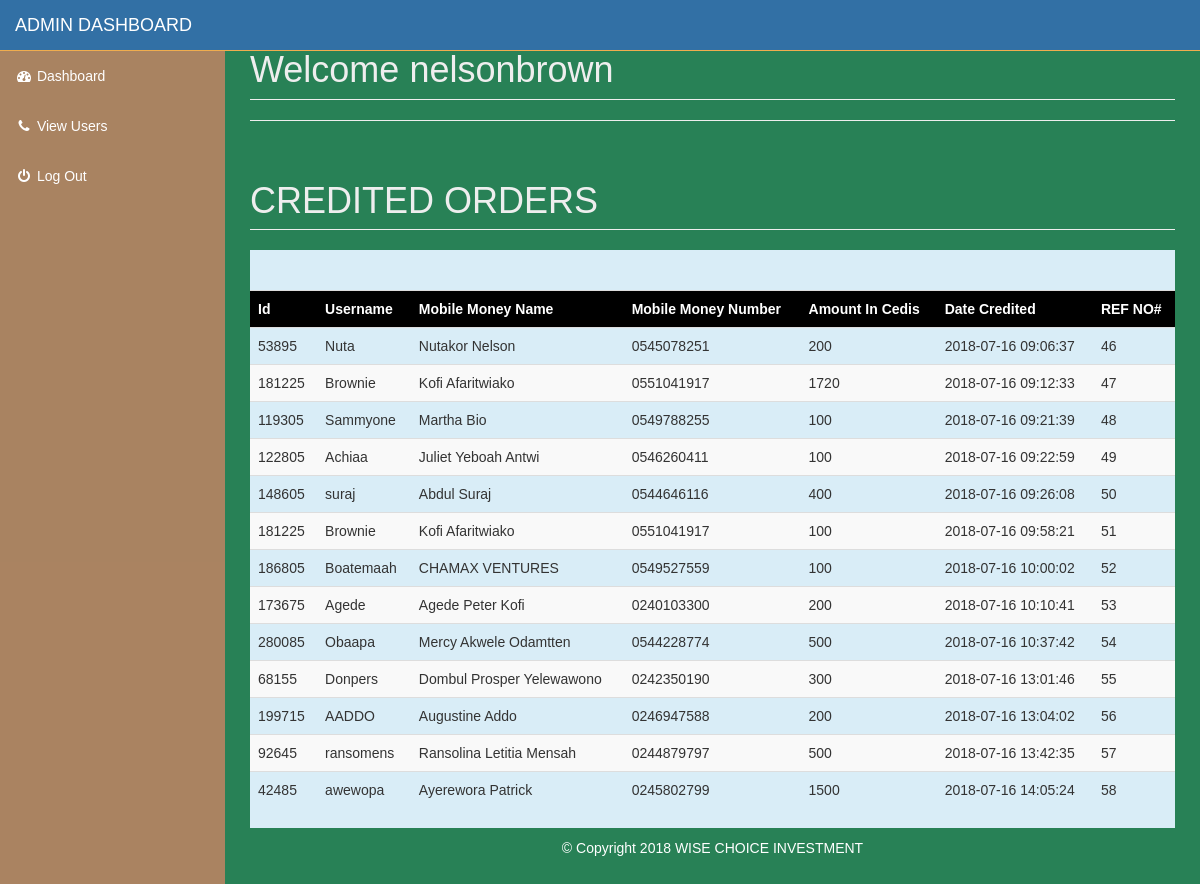
Page /credited_order.php (signed in) on the committed database.
### tables this page shows
CREATE TABLE `tp_credited` (
  `tp_credited_id` int(11) NOT NULL,
  `tp_user_unique_id` int(10) NOT NULL,
  `tp_username` varchar(100) NOT NULL,
  `tp_user_mobile_number` varchar(100) NOT NULL,
  `tp_mobile_money_name` varchar(100) NOT NULL,
  `tp_amount_cedis` int(10) NOT NULL,
  `tp_amount_coin` float NOT NULL,
  `tp_user_contact` varchar(100) NOT NULL,
  `tp_credited_time` timestamp NOT NULL DEFAULT CURRENT_TIMESTAMP,
  `tp_paid` int(1) NOT NULL DEFAULT '0'
);

### credited_order.php (the view, shortened to what this page needs)
<?php
require_once "includes/dbconfig.php";
?>
    <!DOCTYPE html>
    <html lang="en">
    <head>
        <link href="css/bootstrap.min.css" rel="stylesheet">
        <link href="css/sb-admin.css" rel="stylesheet">
        <link href="css/mystyle.css" rel="stylesheet">
        <link href="font-awesome/css/font-awesome.min.css" rel="stylesheet" type="text/css">
    </head>
    <body>
        <div id="wrapper">
            <nav class="navbar navbar-inverse navbar-fixed-top" role="navigation">
                <div class="navbar-header">
                    <a class="navbar-brand" href="index.html">ADMIN DASHBOARD</a>
                </div>
                <div class="collapse navbar-collapse navbar-ex1-collapse">
                    <ul id="suraj-left-nav" class="nav navbar-nav side-nav">
                        <li>
                            <a href="admin_dashboard.php"><i class="fa fa-fw fa-dashboard"></i> Dashboard</a>
                        </li>
                        <li>
                            <a href="users.php"><i class="fa fa-fw fa-phone"></i> View Users</a>
                        </li>
                        <li>
                            <a href="admin_logout.php"><i class="fa fa-fw fa-power-off"></i> Log Out</a>
                        </li>
                    </ul>
                </div>
            </nav>
            <div id="page-wrapper">
                <div class="container-fluid">
                    <div class="row">
                        <div class="col-lg-12">
                            <h1 class="page-header">
                                <marquee> Welcome
                                    <?php  echo $_SESSION['admin_username']  ?> </marquee>
                            </h1>
                                <hr/>
                                            <div class="row">
                                    <div class="col-lg-12">
                                        <h1 class="page-header">
                                           CREDITED ORDERS
                                        </h1>
                                        <div id="user-list" class="table-responsive">
                                            <table class="table table-striped table-advance table-hover">
                                                <tbody>
                                                    <tr class="table-head">
                                                        <th><i class="icon_profile"></i> Id</th>
                                                        <th><i class="icon_profile"></i> Username</th>
                                                        <th><i class="icon_profile"></i> Mobile Money Name</th>
                                                        <th><i class="icon_mail_alt"></i>Mobile Money Number</th>
                                                        <th><i class="icon_mobile"></i> Amount In Cedis</th>
                                                        <th><i class="icon_mobile"></i> Date Credited</th>
                                                        <th><i class="icon_mobile"></i> REF NO#</th>
                                                    </tr>
                                                    <row>
                                                        <div class="col-md-12 col-sm-12 col-xs-12">
                                                        </div>
                                                    </row>
                                                    <br><br>
                            <?php
                                       $credited_query = mysqli_query($con,'SELECT * FROM tp_credited ORDER BY tp_credited_id ASC');
                                          while($credited_row=mysqli_fetch_assoc( $credited_query )){
                                                    $credited_user_unique_id = $credited_row['tp_user_unique_id'];
                                                    $credited_username = $credited_row['tp_username'];
                                                    $credited_user_momo_name = $credited_row['tp_mobile_money_name'];
                                                    $credited_user_momo_number = $credited_row['tp_user_mobile_number'];
                                                    $credited_user_amount_cedis = $credited_row['tp_amount_cedis'];
                                                    $credited_user_date = $credited_row['tp_credited_time'];
                                                    $credited_ref_no =  $credited_row['tp_credited_id'];
                        ?>
                                                        <tr>
                                                            <td>
                                                                <?php  echo $credited_user_unique_id ?>
                                                            </td>
                                                            <td>
                                                                <?php echo $credited_username ?>
                                                            </td>
                                                            <td>
                                                                <?php echo $credited_user_momo_name ?>
                                                            </td>
                                                            <td>
                                                                <?php echo $credited_user_momo_number ?>
                                                            </td>
                                                            <td>
                                                                <?php echo  $credited_user_amount_cedis  ?>
                                                            </td>
                                                            <td>
                                                                 <?php echo $credited_user_date ?>
                                                            </td>
                                                             <td>
                                                                 <?php echo $credited_ref_no; ?>
                                                            </td>
                                                        </tr>
                                                        <?php   } ?>
                                                </tbody>
                                            </table>
                                        </div>
                                    </div>
                                </div>
                        </div>
                    </div>
                </div>
            <div class="footer">
                <p>&copy; Copyright 2018 WISE CHOICE INVESTMENT </p>
            </div>
    </body>
    </html>

### css/sb-admin.css (style rules this page uses)
body { margin-top: 100px; ackground-color: #222; background-color: #238; }
@media (min-width:768px) { body { margin-top: 50px; } }
#wrapper { padding-left: 0; }
#page-wrapper { width: 100%; padding: 0; background-color: #2fc72b87; }
@media (min-width:768px) { #wrapper { padding-left: 225px; } }
@media (min-width:768px) { #page-wrapper { padding: 10px; } }
@media (min-width:768px) { .side-nav { position: fixed; top: 51px; left: 225px; width: 225px; margin-left: -225px; border: none; border-radius: 0; overflow-y: auto; ackground-color: #222; background-color: #234; bottom: 0; overflow-x: hidden; padding-bottom: 40px; } }
@media (min-width:768px) { .side-nav>li>a { width: 225px; olor: #fff !important; } }
th { background-color: #000; color:#fff; }
.page-header { color: #eee; }
.footer { height: 50px; }
.footer p { color:#fff; text-align: center; padding: 10px; }
nav { background: red; color:#fff; }

### css/mystyle.css (style rules this page uses)
body { margin: 0; padding: 0; height: 100%; font-family: Arial, Helvetica, sans-serif; -webkit-background-size: cover; -moz-background-size: cover; -o-background-size: cover; }
.side-nav { background-color: #f0ad4ea8; color: #f5f5f5; }
.nav li a { color:#fff; }
.side-nav li a { color:#fff; }
#user-list { background-color: #d9edf7; }

### rows in the picture
tp_credited: tp_user_unique "53895", tp_username "Nuta", tp_mobile_money_name "Nutakor Nelson", tp_user_mobile_number "0545078251", tp_amount_cedis "200", tp_credited_time "2018-07-16 09:06:37", tp_credited_id "46"
tp_credited: tp_user_unique "181225", tp_username "Brownie", tp_mobile_money_name "Kofi Afaritwiako", tp_user_mobile_number "0551041917", tp_amount_cedis "1720", tp_credited_time "2018-07-16 09:12:33", tp_credited_id "47"
tp_credited: tp_user_unique "119305", tp_username "Sammyone", tp_mobile_money_name "Martha Bio", tp_user_mobile_number "0549788255", tp_amount_cedis "100", tp_credited_time "2018-07-16 09:21:39", tp_credited_id "48"
tp_credited: tp_user_unique "122805", tp_username "Achiaa", tp_mobile_money_name "Juliet Yeboah Antwi", tp_user_mobile_number "0546260411", tp_amount_cedis "100", tp_credited_time "2018-07-16 09:22:59", tp_credited_id "49"
tp_credited: tp_user_unique "148605", tp_username "suraj", tp_mobile_money_name "Abdul Suraj", tp_user_mobile_number "0544646116", tp_amount_cedis "400", tp_credited_time "2018-07-16 09:26:08", tp_credited_id "50"
tp_credited: tp_user_unique "181225", tp_username "Brownie", tp_mobile_money_name "Kofi Afaritwiako", tp_user_mobile_number "0551041917", tp_amount_cedis "100", tp_credited_time "2018-07-16 09:58:21", tp_credited_id "51"
tp_credited: tp_user_unique "186805", tp_username "Boatemaah", tp_mobile_money_name "CHAMAX VENTURES", tp_user_mobile_number "0549527559", tp_amount_cedis "100", tp_credited_time "2018-07-16 10:00:02", tp_credited_id "52"
tp_credited: tp_user_unique "173675", tp_username "Agede", tp_mobile_money_name "Agede Peter Kofi", tp_user_mobile_number "0240103300", tp_amount_cedis "200", tp_credited_time "2018-07-16 10:10:41", tp_credited_id "53"
tp_credited: tp_user_unique "280085", tp_username "Obaapa", tp_mobile_money_name "Mercy Akwele Odamtten", tp_user_mobile_number "0544228774", tp_amount_cedis "500", tp_credited_time "2018-07-16 10:37:42", tp_credited_id "54"
tp_credited: tp_user_unique "68155", tp_username "Donpers", tp_mobile_money_name "Dombul Prosper Yelewawono", tp_user_mobile_number "0242350190", tp_amount_cedis "300", tp_credited_time "2018-07-16 13:01:46", tp_credited_id "55"
tp_credited: tp_user_unique "199715", tp_username "AADDO", tp_mobile_money_name "Augustine Addo", tp_user_mobile_number "0246947588", tp_amount_cedis "200", tp_credited_time "2018-07-16 13:04:02", tp_credited_id "56"
tp_credited: tp_user_unique "92645", tp_username "ransomens", tp_mobile_money_name "Ransolina Letitia Mensah", tp_user_mobile_number "0244879797", tp_amount_cedis "500", tp_credited_time "2018-07-16 13:42:35", tp_credited_id "57"
tp_credited: tp_user_unique "42485", tp_username "awewopa", tp_mobile_money_name "Ayerewora Patrick", tp_user_mobile_number "0245802799", tp_amount_cedis "1500", tp_credited_time "2018-07-16 14:05:24", tp_credited_id "58"

### other values in the picture
$_SESSION['admin_username'] "nelsonbrown"
